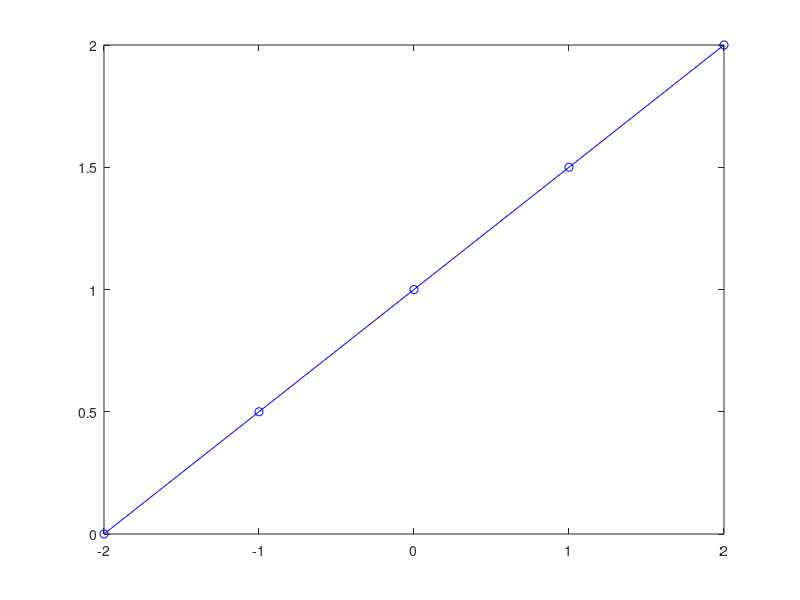

Recreate this plot in MATLAB.
a=2
b = a+3

e = [-1 0 1 2 3 4]
e(1) = -2
#replace element

e([2 6]) = [-1 9]

a+b

##increment c=0:1:5, 0 to 5 by ones
d = (1:5)

##start, end, col size. start & end element and col size
f = linspace(0,5,6)

##col vector
v = [1;3;5;7;9]

##var = row_vector'
g = f'

##MATRIX
#matrix = [row1a row1b row1c;
#          row2a row2b row2c]
ma = [3 5 -1;7 8 5;0 -1 2]
ma(1,2)
ma([1 2 3],2)
#matrix(row,col)

## n by n identity matrix: eye(n)
eye(1)

## ones(n,m) or ones(n) Matrix with ones
## Same as zeroes(n,m)
## rand(n,m) gives range 0 to 1

#reshape(matrix,n,m)
#combine matrix [C D] by row, or by column [C;D]

#Matrix add / subtract: Size must be same A+B A-B
#Matrix multip: A*scalar A*B conform rowXcol (nxm) (pxq) m=p
#Matrix element by element mult/ div: A.*B A./B A.^X
#MAtrix Transpose : A' row->columns

#PLOTTING

#fflush (stdout)
#x = input("Pick an x value:")
#fflush (stdout)
#y = input("Pick an x value:")
#plot(x, y)

##SCATTER PLOT
#plot(x,y, 'or', 'MarkerSize',12)
#grid on
#title('plot y vs x')
#set(gca, 'fontsize',24)
#xlabel('Variable x')
#ylabel('Variable y')
#axis([0 7 0 5])
#axis([xmin xmax ymin ymax])

##LINE PLOT
x1 = linspace(-2,2,5)
y1 = 0.5*x1+1

plot(x1, y1, 'bo-')
#plot(x1,y1,'bo-',x2,y2,'rx:')
##Sample plot with 2 lines

#save data.mat
#load data.mat
#save data1.mat x y %only x and y

